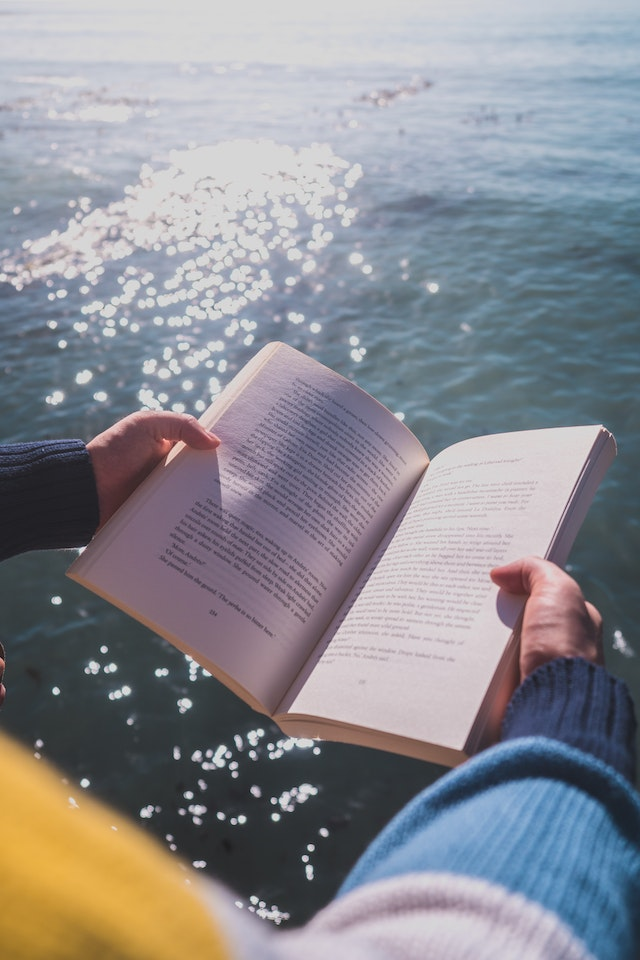
#> input picture OpenCV/data/book.jpg, 640 x 960 px
$ jupyter execute '13. 이미지 변형 (이진화).ipynb'
#> lines starting #> are read from the running program, lines starting #| are printed output that depends on the picture; after the words box and inside, x2 and y2 are one past the last pixel; in counts of white or black regions, pixels touching at a corner belong together
# 13. 이미지 변형(이진화)

[cell 1]
import cv2

## Threshold

[cell 2]
img = cv2.imread('./data/book.jpg', cv2.IMREAD_GRAYSCALE)
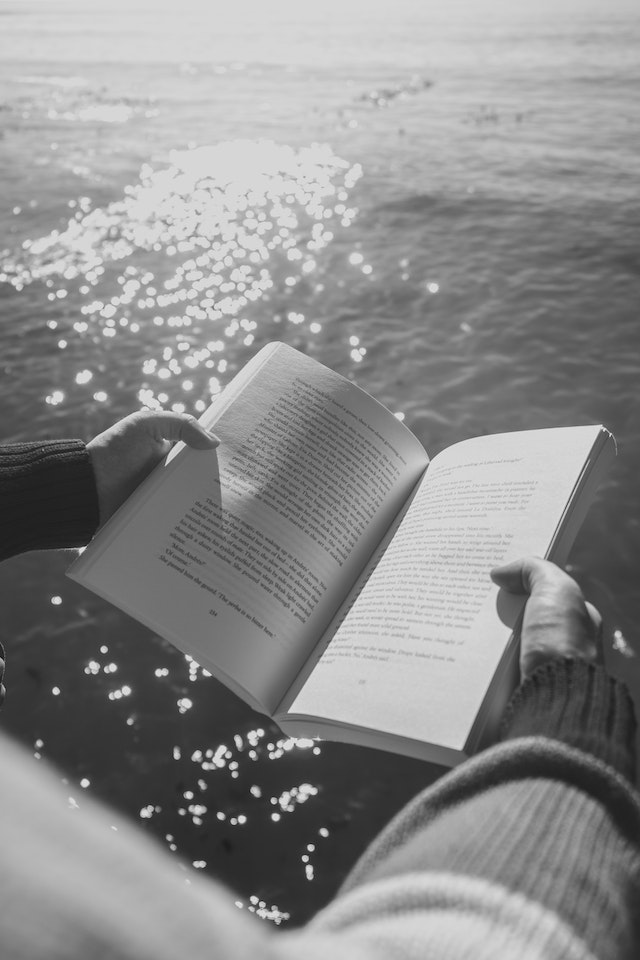
#> img: shape (960, 640); min 8, max 233, mean 140.2

ret, binary = cv2.threshold(img, 127, 255, cv2.THRESH_BINARY) # ret -> 값을 사용하지 않을때 _(언더바)로 대체 가능
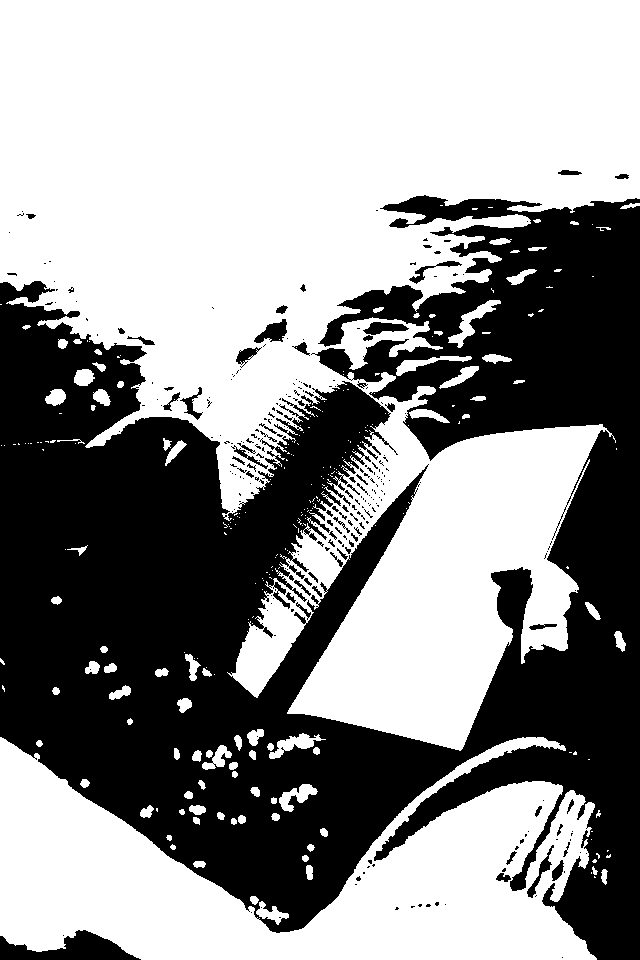
#> binary: shape (960, 640); 57.1% white; 275 black regions (211 under 20 px), largest, box (x1, y1, x2, y2) and area: (0, 195, 640, 960) 255950, (0, 930, 141, 960) 2257, (254, 319, 287, 343) 431

cv2.imshow('img', img)
cv2.imshow('binary', binary)
cv2.waitKey()
cv2.destroyAllWindows()

## Trackbar (값 변화에 따른 변형 확인)

[cell 3]
def empty(pos):
  # print(pos)
  pass

img = cv2.imread('./data/book.jpg', cv2.IMREAD_GRAYSCALE)

name = 'Trackbar'
cv2.namedWindow(name)

cv2.createTrackbar('threshold', name, 127, 255, empty)
# bar 이름, 창의 이름, 초기값, 최대값, 이벤트 처리

while True:
  thresh = cv2.getTrackbarPos('threshold', name) # bar 이름, 창의 이름
  ret, binary = cv2.threshold(img, thresh, 255, cv2.THRESH_BINARY)
#> ret = 127

  if not ret:
    break

  cv2.imshow(name, binary)
  if cv2.waitKey(1) == ord('q'):
#> (key q is pressed here)
    break

cv2.destroyAllWindows()

### 그림판에서 제작한 이미지로 변환

[cell 4]
def empty(pos):
  # print(pos)
  pass

img = cv2.imread('./data/threshold.png', cv2.IMREAD_GRAYSCALE)
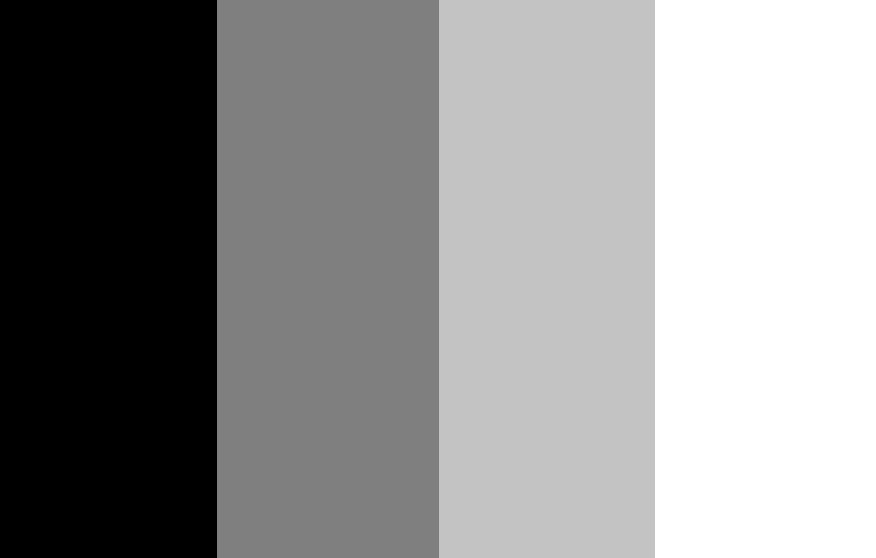
#> input picture OpenCV/data/threshold.png, 876 x 558 px
#> img is the input picture: shape (558, 876); min 0, max 255, mean 144.6

name = 'Trackbar'
cv2.namedWindow(name)

cv2.createTrackbar('threshold', name, 127, 255, empty)
# bar 이름, 창의 이름, 초기값, 최대값, 이벤트 처리

while True:
  thresh = cv2.getTrackbarPos('threshold', name) # bar 이름, 창의 이름
  ret, binary = cv2.threshold(img, thresh, 255, cv2.THRESH_BINARY)
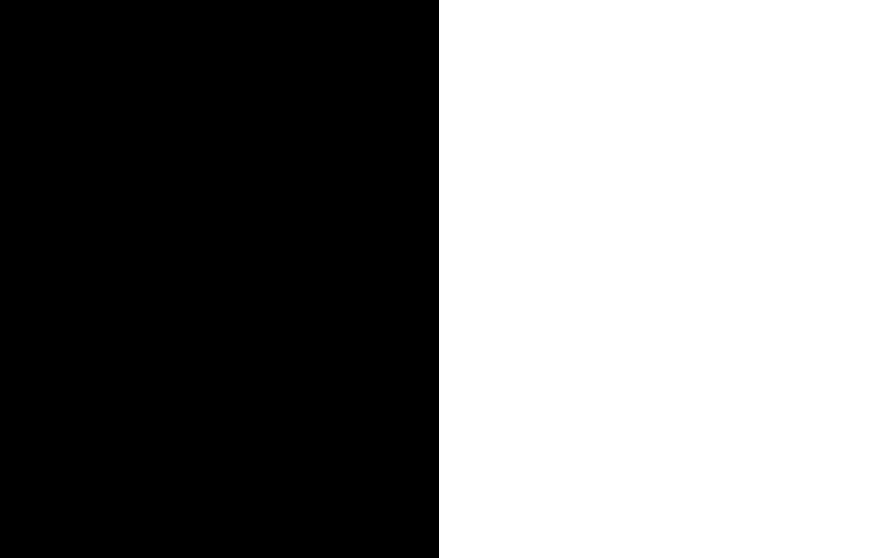
#> binary: shape (558, 876); 49.9% white; 1 white region, box (x1, y1, x2, y2) and area: (439, 0, 876, 558) 243846

  if not ret:
    break

  cv2.imshow('img', img)
  cv2.imshow(name, binary)
  if cv2.waitKey(1) == ord('q'):
#> (key q is pressed here)
    break

cv2.destroyAllWindows()

[cell 5]
img = cv2.imread('./data/threshold.png', cv2.IMREAD_GRAYSCALE)

ret, binary1 = cv2.threshold(img, 0, 255, cv2.THRESH_BINARY)   # 진한 회색, 밝은 회색, 흰색
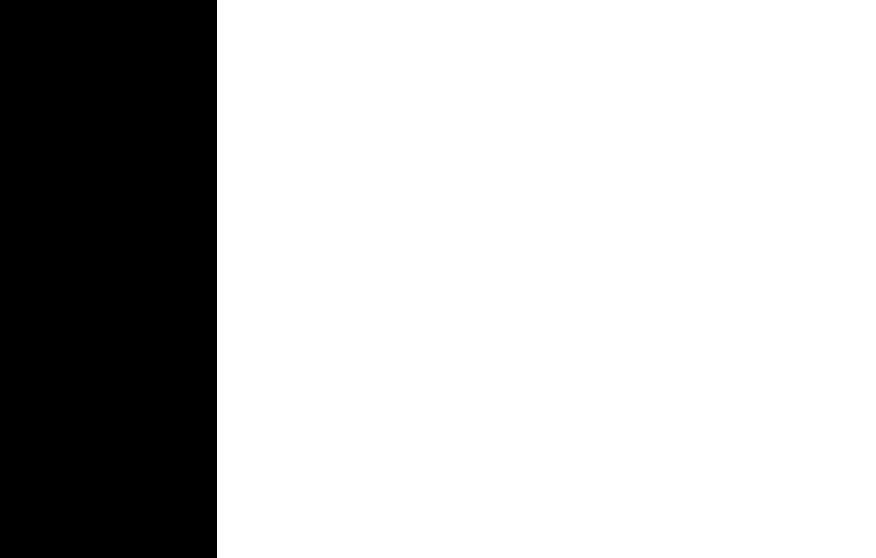
#> binary1: shape (558, 876); 75.2% white; 1 black region, box (x1, y1, x2, y2) and area: (0, 0, 217, 558) 121086
ret, binary2 = cv2.threshold(img, 127, 255, cv2.THRESH_BINARY) # 밝은 회색, 흰색
ret, binary3 = cv2.threshold(img, 195, 255, cv2.THRESH_BINARY) # 흰색
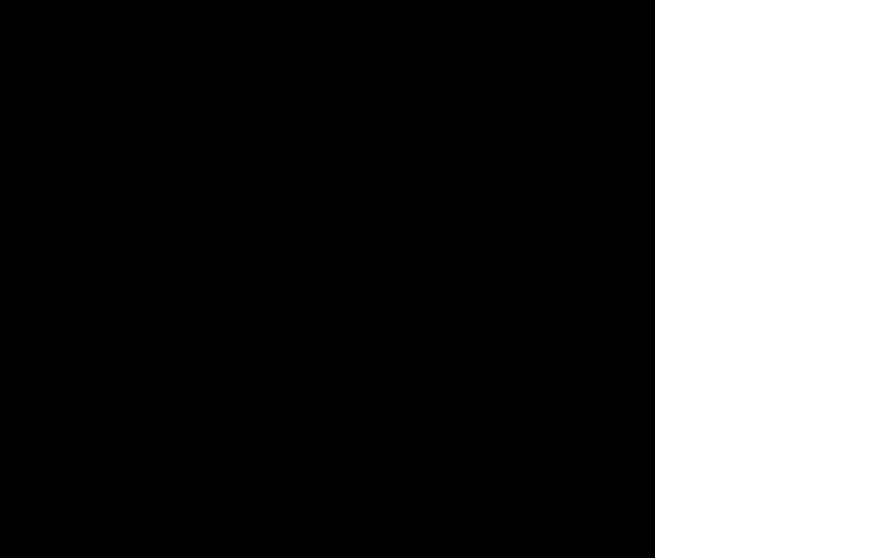
#> binary3: shape (558, 876); 25.2% white; 1 white region, box (x1, y1, x2, y2) and area: (655, 0, 876, 558) 123318

cv2.imshow('img', img)
cv2.imshow('binary1', binary1)
cv2.imshow('binary2', binary2)
cv2.imshow('binary3', binary3)
cv2.waitKey()
cv2.destroyAllWindows()

## Adaptive Threshold
이미지를 작은 영역으로 나누어서 임계치 적용

[cell 6]
def empty(pos):
  # print(pos)
  pass

img = cv2.imread('./data/book.jpg', cv2.IMREAD_GRAYSCALE)

name = 'Trackbar'
cv2.namedWindow(name)

cv2.createTrackbar('block_size', name, 25, 100, empty) # 홀수만 가능, 1보다는 큰 값
cv2.createTrackbar('c', name, 3, 10, empty) # 일반적으로 양수의 값을 사용

while True:
  block_size = cv2.getTrackbarPos('block_size', name) # bar 이름, 창의 이름
  c = cv2.getTrackbarPos('c', name) # bar 이름, 창의 이름

  if block_size <= 1:  # 1 이하면 3으로
    block_size = 3

  if block_size % 2 == 0 :  # 짝수이면 홀수로
    block_size += 1

  binary = cv2.adaptiveThreshold(img, 255, cv2.ADAPTIVE_THRESH_MEAN_C, cv2.THRESH_BINARY, block_size, c)
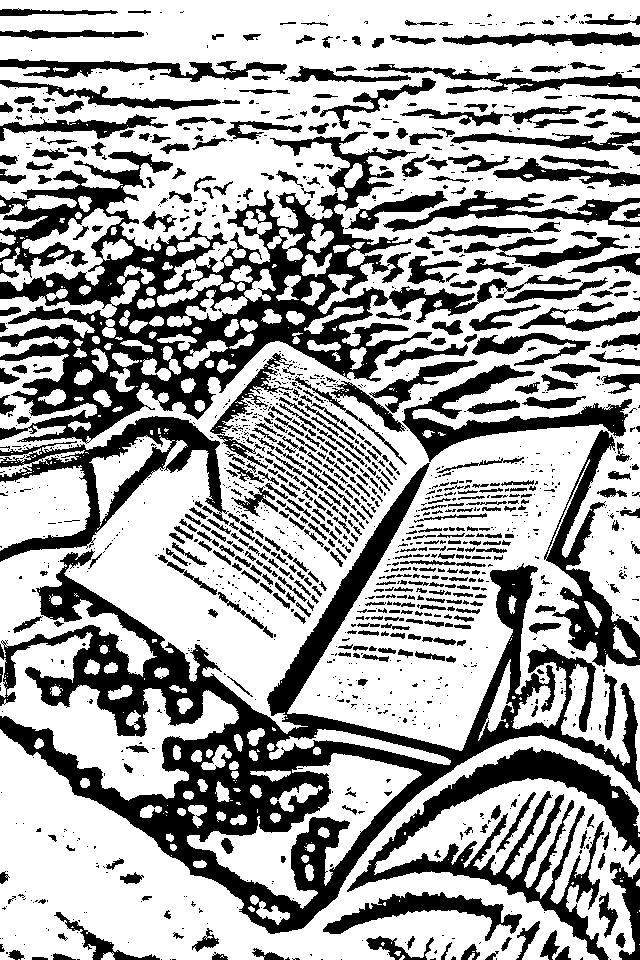
#> binary: shape (960, 640); 64.8% white; 1495 black regions (942 under 20 px), largest, box (x1, y1, x2, y2) and area: (0, 463, 640, 934) 55549, (0, 131, 581, 444) 46296, (347, 747, 640, 960) 14327

  cv2.imshow(name, binary)
  if cv2.waitKey(1) == ord('q'):
#> (key q is pressed here)
    break

cv2.destroyAllWindows()

## 오츠 알고리즘

Bimodal Image 에 사용하기 적합 (최적의 임계치를 자동으로 발견)

[cell 7]
img = cv2.imread('./data/book.jpg', cv2.IMREAD_GRAYSCALE)

ret, binary = cv2.threshold(img, 127, 255, cv2.THRESH_BINARY) # ret -> 값을 사용하지 않을때 _(언더바)로 대체 가능
ret, otsu = cv2.threshold(img, -1, 255, cv2.THRESH_BINARY | cv2.THRESH_OTSU)
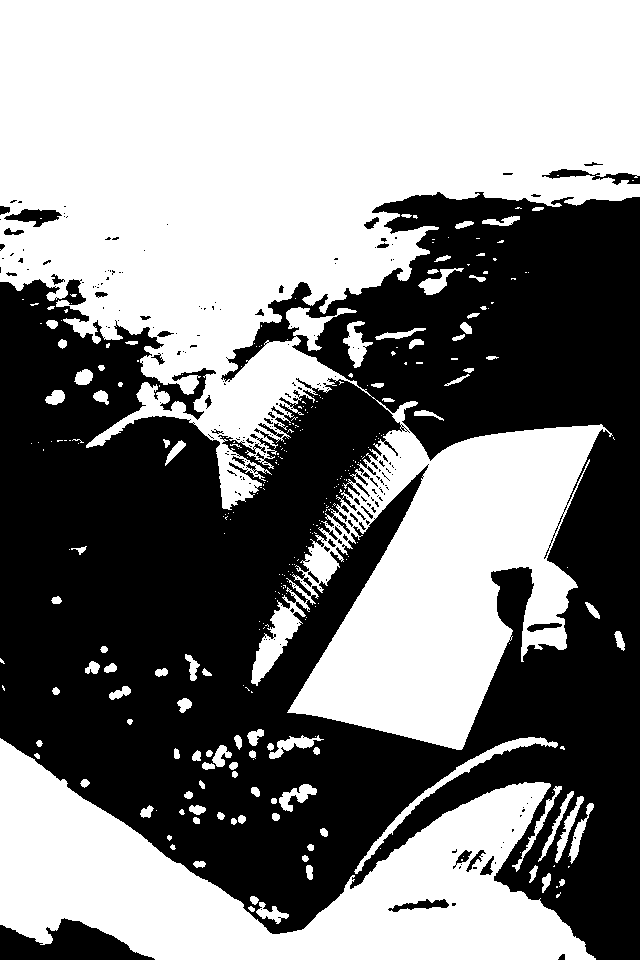
#> otsu: shape (960, 640); 52% white; 219 black regions (177 under 20 px), largest, box (x1, y1, x2, y2) and area: (0, 192, 640, 960) 286895, (0, 918, 155, 960) 3790, (542, 169, 640, 185) 564
#> ret = 138
print('otsu threshold', ret)
#| otsu threshold 138.0


cv2.imshow('img', img)
cv2.imshow('binary', binary)
cv2.imshow('otsu', otsu)
cv2.waitKey()
cv2.destroyAllWindows()
